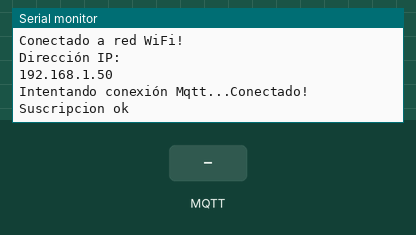
The sketch below on a simulated ESP32. On the bench: the last lines printed to the serial monitor. Inputs (shaded band) come from the test bench. WiFi joins after 1.5 s; servers stay silent unless stated; random numbers use the default seed unless the sketch sets one; no MQTT or app messages arrive unless stated.

Above: at 2.7 s.
2.8 s: MQTT message "1" arrives on the first subscribed topic
At 3.6 s:
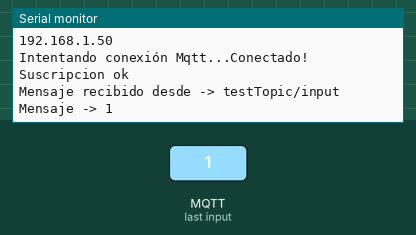
4.5 s: MQTT message "on" arrives on the first subscribed topic
At 4.9 s:
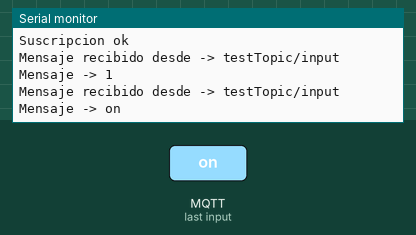
6.0 s: MQTT message "off" arrives on the first subscribed topic
At 7.4 s:
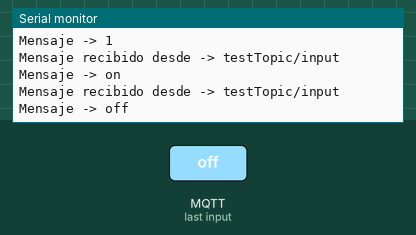

Measured:
- after the input at 2.8 s, the serial monitor: prints a new line after 0.27 s (image 1)
- after the input at 4.5 s, the serial monitor: prints a new line after 0.07 s (image 2)
- after the input at 6.0 s, the serial monitor: prints a new line after 0.08 s (image 3)

The sketch:

sketch_dec12a.ino
```cpp
//#include <Arduino.h>
#include <WiFi.h>
#include <PubSubClient.h>


//**************************************
//*********** MQTT CONFIG **************
//**************************************
const char *mqtt_server = "broker.mqttdashboard.com";
const int mqtt_port = 8000 ;
const char *mqtt_user = "alfues";
const char *mqtt_pass = "Smartlib9133";
const char *root_topic_subscribe = "testTopic/input";
const char *root_topic_publish = "testTopic/output";


//**************************************
//*********** WIFICONFIG ***************
//**************************************
const char* ssid = "MobilAlex";
const char* password =  "contrasenya";


//**************************************
//*********** GLOBALES   ***************
//**************************************
WiFiClient espClient;
PubSubClient client(espClient);
char msg[25];
long count=0;


//*************************
//*** F U N C I O N E S ***
//*************************
void callback(char* topic, byte* payload, unsigned int length);
void reconnect();
void setup_wifi();

void setup() {
  Serial.begin(115200);
  setup_wifi();
  client.setServer(mqtt_server, mqtt_port);
  client.setCallback(callback);


}

void loop() {

  if (!client.connected()) {
    reconnect();
  }

  if (client.connected()){
    String str = "La cuenta es -> " + String(count);
    str.toCharArray(msg,25);
    client.publish(root_topic_publish,msg);
    count++;
    delay(300);
  }
  client.loop();
}


//*****************************
//***    CONEXION WIFI      ***
//*****************************
void setup_wifi(){
  delay(10);
  // Nos conectamos a nuestra red Wifi
  Serial.println();
  Serial.print("Conectando a ssid: ");
  Serial.println(ssid);

  WiFi.begin(ssid, password);

  while (WiFi.status() != WL_CONNECTED) {
    delay(500);
    Serial.print(".");
  }

  Serial.println("");
  Serial.println("Conectado a red WiFi!");
  Serial.println("Dirección IP: ");
  Serial.println(WiFi.localIP());
}


//*****************************
//***    CONEXION MQTT      ***
//*****************************

void reconnect() {

  while (!client.connected()) {
    Serial.print("Intentando conexión Mqtt...");
    // Creamos un cliente ID
    String clientId = "clientId-0w8hzusI5h";
    clientId += String(random(0xffff), HEX);
    // Intentamos conectar
    if (client.connect(clientId.c_str(),mqtt_user,mqtt_pass)) {
      Serial.println("Conectado!");
      // Nos suscribimos
      if(client.subscribe(root_topic_subscribe)){
        Serial.println("Suscripcion ok");
      }else{
        Serial.println("fallo Suscripciión");
      }
    } else {
      Serial.print("falló :( con error -> ");
      Serial.print(client.state());
      Serial.println(" Intentamos de nuevo en 5 segundos");
      delay(5000);
    }
  }
}


//*****************************
//***       CALLBACK        ***
//*****************************

void callback(char* topic, byte* payload, unsigned int length){
  String incoming = "";
  Serial.print("Mensaje recibido desde -> ");
  Serial.print(topic);
  Serial.println("");
  for (int i = 0; i < length; i++) {
    incoming += (char)payload[i];
  }
  incoming.trim();
  Serial.println("Mensaje -> " + incoming);

}
```
